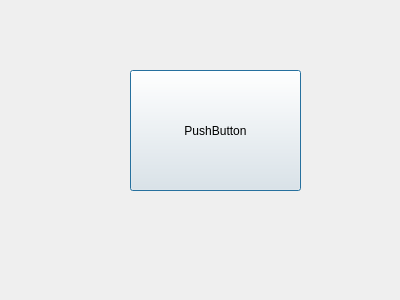
<?xml version="1.0" encoding="UTF-8"?>
<ui version="4.0">
 <class>Dialog</class>
 <widget class="QDialog" name="Dialog">
  <property name="geometry">
   <rect>
    <x>0</x>
    <y>0</y>
    <width>400</width>
    <height>300</height>
   </rect>
  </property>
  <property name="windowTitle">
   <string>Dialog</string>
  </property>
  <widget class="QPushButton" name="pushButton">
   <property name="geometry">
    <rect>
     <x>130</x>
     <y>70</y>
     <width>171</width>
     <height>121</height>
    </rect>
   </property>
   <property name="text">
    <string>PushButton</string>
   </property>
  </widget>
 </widget>
 <resources/>
 <connections/>
</ui>
